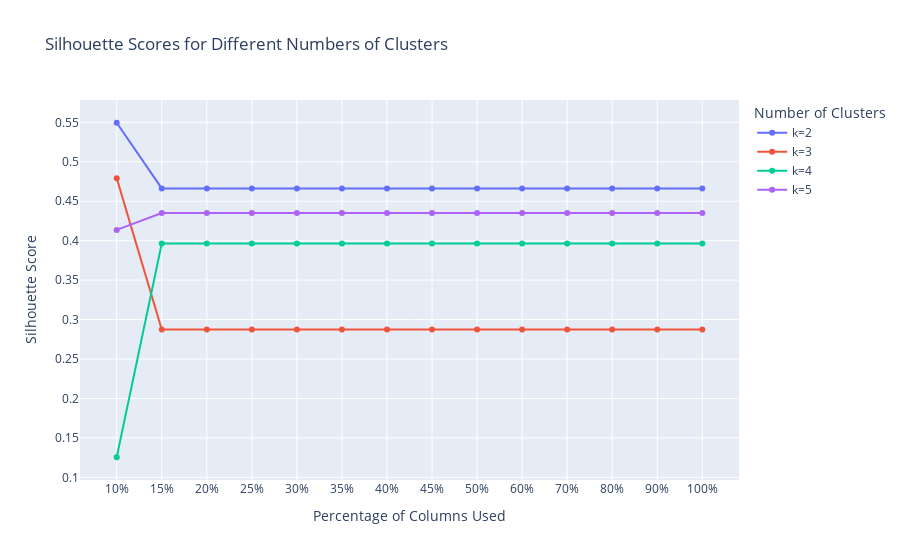

Write notebook code for a chart like this one.
### Code cell
# List of percentages representing parts of the total columns to use for clustering
percentages = [0.1, 0.15, 0.2, 0.25, 0.3, 0.35, 0.4, 0.45, 0.5, 0.6, 0.7, 0.8, 0.9, 1]

# Setup Plotly figure
fig = go.Figure()
# Loop over different values of k for clusters
for k in range(2, 6):  # k varies from 2 to 5
    print("Code is running for Cluster", k)
    cluster_path = f"{output_path}/{k}_Clusters"
    if not os.path.exists(cluster_path):
        os.makedirs(cluster_path)
    silhouette_scores = []
    for p in percentages:
        num_columns = int(len(mad_sorted) * p)
        top_columns = [col[0] for col in mad_sorted[:num_columns]]

        # Directory for the current percentage
        percentage_path = f"{cluster_path}/top_percentage_{int(p * 100)}"
        if not os.path.exists(percentage_path):
            os.makedirs(percentage_path)
        
        # Store top features for current percentage
        features_path = f"{percentage_path}/top_features.txt"
        with open(features_path, 'w') as file:
            for col in top_columns:
                file.write(col + '\n')
        

        #The selected columns are standardized using StandardScaler. This ensures that each feature contributes equally to the distance computations 
        #in the KMeans algorithm, which is crucial because KMeans is sensitive to the scales of the input features.
        scaler = StandardScaler()
        scaled_data = scaler.fit_transform(data_processed[top_columns])
        #print("Scaled_data : ", scaled_data.shape[1])  # Output the number of features after scaling
        original_indices = data_processed.index  # Capture the original indices before scaling
    
    
        # This step reduces the number of dimensions in the data by transforming it to a new basisvwhere the variance retained is as specified (90% in this case). The goal is to reduce
        # complexity while keeping the most informative aspects of the data.  Apply PCA to reduce dimensionality while retaining 90% of the variance:
        # pca = PCA(n_components=0.90)  # Initialize PCA to retain 90% of the variance
        # data_reduced = pca.fit_transform(scaled_data)
        # print("Reduced to %d dimensions" % data_reduced.shape[1]) 
        
        # Compute silhouette score for the current number of clusters and percentage of columns
        score = kmeans_silhouette_score(scaled_data, k, percentage_path, original_indices, p)
        silhouette_scores.append(score)
    
    # Add the silhouette scores to the plot for the current number of clusters
    fig.add_trace(go.Scatter(
        x=[f"{int(p * 100)}%" for p in percentages],
        y=silhouette_scores,
        mode='lines+markers',
        name=f'k={k}'
    ))

# Update plot layout
fig.update_layout(
    title="Silhouette Scores for Different Numbers of Clusters",
    xaxis_title="Percentage of Columns Used",
    yaxis_title="Silhouette Score",
    legend_title="Number of Clusters"
)

# Show the plot
fig.show()

### Figure 1 — Plotly figure (JSON) as saved in the notebook; plotly's stock layout.template omitted (floating-point values rounded to 4 significant figures)
{"data": [{"mode": "lines+markers", "name": "k=2", "type": "scatter", "x": ["10%", "15%", "20%", "25%", "30%", "35%", "40%", "45%", "50%", "60%", "70%", "80%", "90%", "100%"], "y": [0.5495, 0.4662, 0.4662, 0.4662, 0.4662, 0.4662, 0.4662, 0.4662, 0.4662, 0.4662, 0.4662, 0.4662, 0.4662, 0.4662]}, {"mode": "lines+markers", "name": "k=3", "type": "scatter", "x": ["10%", "15%", "20%", "25%", "30%", "35%", "40%", "45%", "50%", "60%", "70%", "80%", "90%", "100%"], "y": [0.4792, 0.2873, 0.2873, 0.2873, 0.2873, 0.2873, 0.2873, 0.2873, 0.2873, 0.2873, 0.2873, 0.2873, 0.2873, 0.2873]}, {"mode": "lines+markers", "name": "k=4", "type": "scatter", "x": ["10%", "15%", "20%", "25%", "30%", "35%", "40%", "45%", "50%", "60%", "70%", "80%", "90%", "100%"], "y": [0.1255, 0.3964, 0.3964, 0.3964, 0.3964, 0.3964, 0.3964, 0.3964, 0.3964, 0.3964, 0.3964, 0.3964, 0.3964, 0.3964]}, {"mode": "lines+markers", "name": "k=5", "type": "scatter", "x": ["10%", "15%", "20%", "25%", "30%", "35%", "40%", "45%", "50%", "60%", "70%", "80%", "90%", "100%"], "y": [0.4137, 0.435, 0.435, 0.435, 0.435, 0.435, 0.435, 0.435, 0.435, 0.435, 0.435, 0.435, 0.435, 0.435]}], "layout": {"autosize": true, "legend": {"title": {"text": "Number of Clusters"}}, "title": {"text": "Silhouette Scores for Different Numbers of Clusters"}, "xaxis": {"autorange": true, "range": [-0.8175, 13.82], "title": {"text": "Percentage of Columns Used"}, "type": "category"}, "yaxis": {"autorange": true, "range": [0.09055, 0.5844], "title": {"text": "Silhouette Score"}, "type": "linear"}}}
